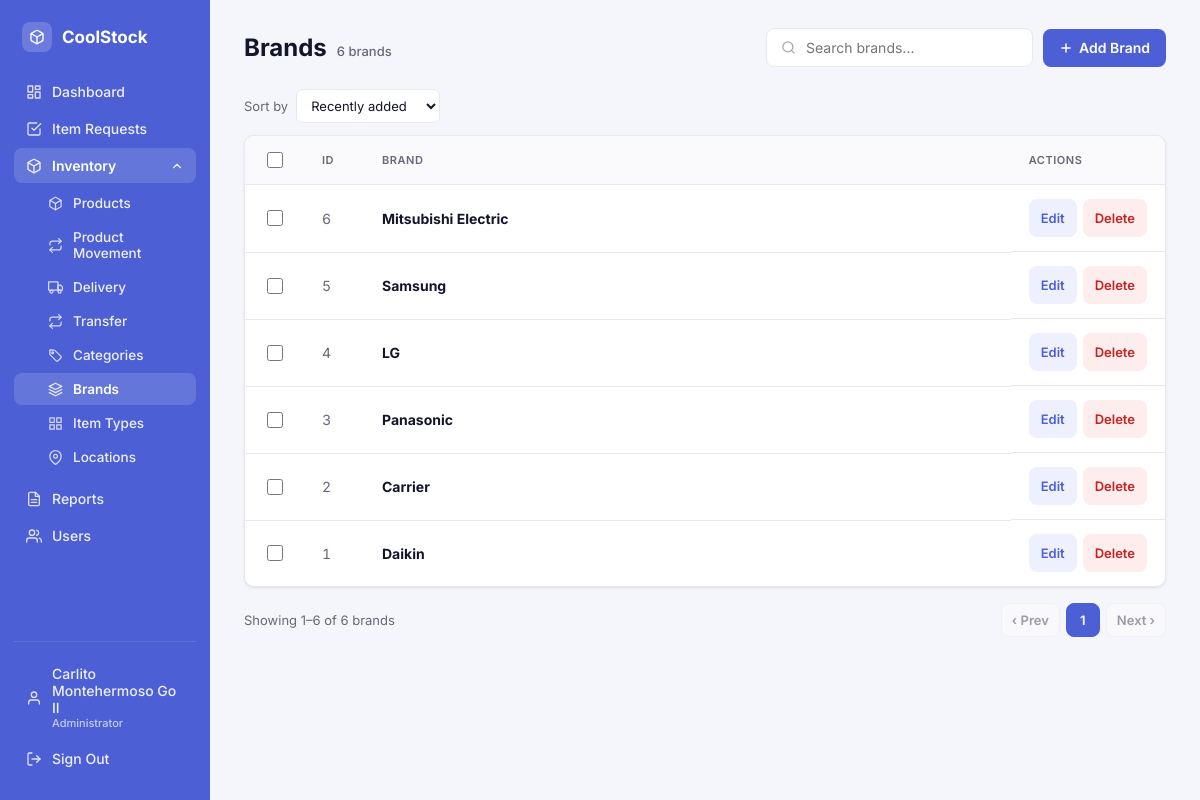
Page /index.php?module=brands&action=index (signed in) on the committed database.
### tables this page shows
CREATE TABLE `brands` (
  `brand_id` int(11) NOT NULL,
  `brand_name` varchar(100) NOT NULL
);

### Controllers/BrandController.php (called while the page is built, shortened)
<?php
require_once __DIR__ . '/../Models/Brand.php';
class BrandController
{
    private Brand $brand;
    public function __construct()
    {
        $this->brand = new Brand();
    }
    public function index(): void
    {
        $sort = $_GET['sort'] ?? 'newest';
        $page = max(1, (int) ($_GET['page'] ?? 1));
        $totalCount = $this->brand->count();
        $totalPages = max(1, (int) ceil($totalCount / self::PER_PAGE));
        $page = min($page, $totalPages);
        $offset = ($page - 1) * self::PER_PAGE;
        $brands = $this->brand->readAllWithCounts($sort, self::PER_PAGE, $offset);
        $pagination = [
            'page' => $page,
            'perPage' => self::PER_PAGE,
            'totalCount' => $totalCount,
            'totalPages' => $totalPages,
        ];
        require __DIR__ . '/../Views/brands/index.php';
    }
}

### Config/Database.php (called while the page is built, shortened)
<?php
class Database
{
    private static ?Database $instance = null;
    private PDO $conn;
    private string $host     = "localhost";
    private string $db_name  = "mister_aircon";
    private string $username = "root";
    private string $password = "";
    private function __construct()
    {
        try {
            $this->conn = new PDO(
                "mysql:host={$this->host};dbname={$this->db_name};charset=utf8mb4",
                $this->username,
                $this->password
            );
            $this->conn->setAttribute(PDO::ATTR_ERRMODE, PDO::ERRMODE_EXCEPTION);
            $this->conn->setAttribute(PDO::ATTR_DEFAULT_FETCH_MODE, PDO::FETCH_ASSOC);
        } catch (PDOException $e) {
            die("Database connection failed: " . $e->getMessage());
        }
    }
    public static function getInstance(): Database
    {
        if (self::$instance === null) {
            self::$instance = new Database();
        }
        return self::$instance;
    }
    public function getConnection(): PDO
    {
        return $this->conn;
    }
}

### Models/Brand.php (called while the page is built, shortened)
<?php
require_once __DIR__ . '/../Config/Database.php';
class Brand
{
    private PDO $conn;
    private string $table = "brands";
    public function __construct()
    {
        $this->conn = Database::getInstance()->getConnection();
    }
    public function readAllWithCounts(?string $sort = null, ?int $limit = null, ?int $offset = null): array
    {
        $query = "SELECT b.*, COUNT(i.item_id) AS product_count
                  FROM {$this->table} b
                  LEFT JOIN inventory_items i ON i.brand_id = b.brand_id
                  GROUP BY b.brand_id";
        $orderBy = self::SORT_OPTIONS[$sort] ?? self::SORT_OPTIONS['newest'];
        $query .= " ORDER BY {$orderBy}";
        if ($limit !== null) {
            $query .= " LIMIT :limit OFFSET :offset";
        }
        $stmt = $this->conn->prepare($query);
        if ($limit !== null) {
            $stmt->bindValue(':limit', $limit, PDO::PARAM_INT);
            $stmt->bindValue(':offset', $offset ?? 0, PDO::PARAM_INT);
        }
        $stmt->execute();
        return $stmt->fetchAll();
    }
    public function count(): int
    {
        $stmt = $this->conn->query("SELECT COUNT(*) AS total FROM {$this->table}");
        return (int) $stmt->fetch()['total'];
    }
}

### Helpers/format.php (called while the page is built, shortened)
<?php
function paginate_page_numbers(int $current, int $totalPages, int $window = 1): array
{
    if ($totalPages <= 1) {
        return $totalPages === 1 ? [1] : [];
    }
    $result = [];
    return $result;
}

### Views/brands/index.php (the view, shortened to what this page needs)
<?php
$currentSort = $_GET['sort'] ?? 'newest';
$count = $pagination['totalCount'];
require __DIR__ . '/../partials/header.php';
function brandPageUrl(int $page): string
{
    global $currentSort;
    return "index.php?module=brands&action=index"
        . "&sort=" . urlencode($currentSort)
        . "&page=" . $page;
}
?>
        <div class="page-header">
            <div class="page-title-group">
                <h1 class="page-title">Brands</h1>
                <span class="page-title-count"><?= $count ?> <?= $count === 1 ? 'brand' : 'brands' ?></span>
            </div>
            <div class="header-actions">
                <div class="search-box">
                    <svg width="15" height="15" viewBox="0 0 24 24" fill="none" stroke="currentColor" stroke-width="2" stroke-linecap="round" stroke-linejoin="round"><circle cx="11" cy="11" r="8"/><line x1="21" y1="21" x2="16.65" y2="16.65"/></svg>
                    <input type="text" id="brandSearch" placeholder="Search brands..." onkeyup="filterBrands()">
                </div>
                <button type="button" class="btn btn-primary" onclick="openAddBrandModal()">
                    <svg width="14" height="14" viewBox="0 0 24 24" fill="none" stroke="currentColor" stroke-width="2.5" stroke-linecap="round" stroke-linejoin="round"><line x1="12" y1="5" x2="12" y2="19"/><line x1="5" y1="12" x2="19" y2="12"/></svg>
                    Add Brand
                </button>
            </div>
        </div>
        <div class="sort-bar">
            <label for="sortSelect">Sort by</label>
            <select id="sortSelect" onchange="location.href = 'index.php?module=brands&action=index&sort=' + this.value">
                <option value="newest" <?= $currentSort === 'newest' ? 'selected' : '' ?>>Recently added</option>
            </select>
        </div>
        <form method="POST" id="bulkBrandForm">
            <div class="table-card">
                <table id="brandTable">
                    <thead>
                        <tr>
                            <th style="width:36px;"><input type="checkbox" id="selectAllBrands" class="row-check" onclick="toggleAllBrands(this)"></th>
                            <th style="width:60px;">ID</th>
                            <th>Brand</th>
                            <th style="width:150px;">Actions</th>
                        </tr>
                    </thead>
                    <tbody>
                        <?php if (empty($brands)): ?>
                            <tr class="empty-row">
                                <td colspan="4">No brands match these filters.</td>
                            </tr>
                        <?php else: ?>
                            <?php foreach ($brands as $b): ?>
                                <tr>
                                    <td><input type="checkbox" name="selected_ids[]" value="<?= $b['brand_id'] ?>" class="row-check brand-check" onchange="updateBulkBarBrands()"></td>
                                    <td class="cell-id"><?= (int) $b['brand_id'] ?></td>
                                    <td><strong><?= htmlspecialchars($b['brand_name']) ?></strong></td>
                                    <td class="actions">
                                        <button type="button" class="btn btn-edit btn-sm" onclick="openEditBrandModal(<?= $b['brand_id'] ?>)">Edit</button>
                                        <button type="button" class="btn btn-danger btn-sm" onclick="openDeleteBrandModal(<?= $b['brand_id'] ?>)">Delete</button>
                                    </td>
                                </tr>
                            <?php endforeach; ?>
                        <?php endif; ?>
                    </tbody>
                </table>
            </div>
        </form>
        <?php if ($pagination['totalCount'] > 0): ?>
            <?php
            $startRow = ($pagination['page'] - 1) * $pagination['perPage'] + 1;
            $endRow = min($pagination['page'] * $pagination['perPage'], $pagination['totalCount']);
            ?>
            <div class="pagination-bar">
                <span>Showing <?= $startRow ?>–<?= $endRow ?> of <?= $pagination['totalCount'] ?> brands</span>
                <div class="pagination-controls">
                    <a href="<?= brandPageUrl(max(1, $pagination['page'] - 1)) ?>" class="page-btn <?= $pagination['page'] <= 1 ? 'disabled' : '' ?>">&lsaquo; Prev</a>
                    <?php foreach (paginate_page_numbers($pagination['page'], $pagination['totalPages']) as $p): ?>
                        <?php if ($p === null): ?>
                            <span class="page-ellipsis">&hellip;</span>
                        <?php else: ?>
                            <a href="<?= brandPageUrl($p) ?>" class="page-btn <?= $p === $pagination['page'] ? 'active' : '' ?>"><?= $p ?></a>
                        <?php endif; ?>
                    <?php endforeach; ?>
                    <a href="<?= brandPageUrl(min($pagination['totalPages'], $pagination['page'] + 1)) ?>" class="page-btn <?= $pagination['page'] >= $pagination['totalPages'] ? 'disabled' : '' ?>">Next &rsaquo;</a>
                </div>
            </div>
        <?php endif; ?>
<?php require __DIR__ . '/../partials/footer.php'; ?>

### rows in the picture
brands: brand_id "6", brand_name "Mitsubishi Electric"
brands: brand_id "5", brand_name "Samsung"
brands: brand_id "4", brand_name "LG"
brands: brand_id "3", brand_name "Panasonic"
brands: brand_id "2", brand_name "Carrier"
brands: brand_id "1", brand_name "Daikin"

### other values in the picture
$viewer['full_name'] "Carlito Montehermoso Go II"
User::roleLabel($viewer['role']) "Administrator"
$count "6"
$startRow "1"
$endRow "6"
$pagination['totalCount'] "6"
$p "1"
